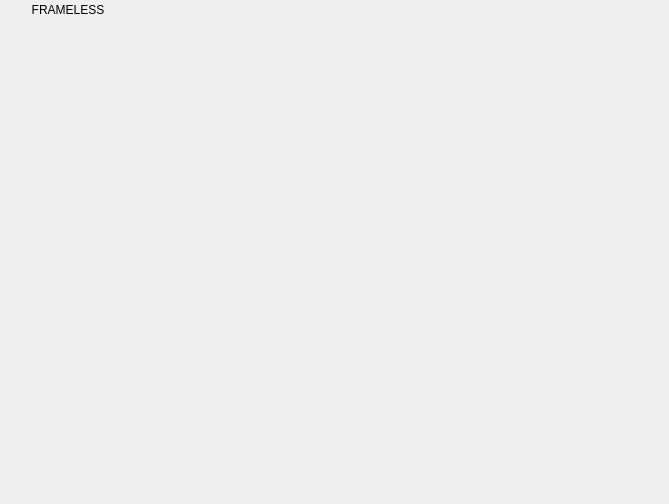
<?xml version="1.0" encoding="UTF-8"?>
<ui version="4.0">
 <class>WidgetFrameless</class>
 <widget class="QWidget" name="WidgetFrameless">
  <property name="geometry">
   <rect>
    <x>0</x>
    <y>0</y>
    <width>669</width>
    <height>504</height>
   </rect>
  </property>
  <property name="windowTitle">
   <string>Form</string>
  </property>
  <layout class="QVBoxLayout" name="vly_wf">
   <property name="spacing">
    <number>0</number>
   </property>
   <property name="leftMargin">
    <number>0</number>
   </property>
   <property name="topMargin">
    <number>0</number>
   </property>
   <property name="rightMargin">
    <number>0</number>
   </property>
   <property name="bottomMargin">
    <number>0</number>
   </property>
   <item>
    <widget class="QWidget" name="wg_container" native="true">
     <layout class="QVBoxLayout" name="vly_container">
      <property name="spacing">
       <number>0</number>
      </property>
      <property name="leftMargin">
       <number>2</number>
      </property>
      <property name="topMargin">
       <number>0</number>
      </property>
      <property name="rightMargin">
       <number>2</number>
      </property>
      <property name="bottomMargin">
       <number>2</number>
      </property>
      <item>
       <layout class="QVBoxLayout" name="vly_in_container">
        <property name="spacing">
         <number>0</number>
        </property>
        <item>
         <widget class="QFrame" name="fr_bar">
          <property name="minimumSize">
           <size>
            <width>0</width>
            <height>20</height>
           </size>
          </property>
          <property name="maximumSize">
           <size>
            <width>16777215</width>
            <height>20</height>
           </size>
          </property>
          <property name="frameShape">
           <enum>QFrame::Shape::NoFrame</enum>
          </property>
          <property name="frameShadow">
           <enum>QFrame::Shadow::Plain</enum>
          </property>
          <layout class="QHBoxLayout" name="hly_fr_bar">
           <property name="spacing">
            <number>0</number>
           </property>
           <property name="leftMargin">
            <number>0</number>
           </property>
           <property name="topMargin">
            <number>0</number>
           </property>
           <property name="rightMargin">
            <number>0</number>
           </property>
           <property name="bottomMargin">
            <number>0</number>
           </property>
           <item>
            <layout class="QHBoxLayout" name="hly_bar">
             <property name="spacing">
              <number>0</number>
             </property>
             <item>
              <widget class="QFrame" name="fr_no">
               <property name="sizePolicy">
                <sizepolicy hsizetype="Ignored" vsizetype="Preferred">
                 <horstretch>0</horstretch>
                 <verstretch>0</verstretch>
                </sizepolicy>
               </property>
               <property name="maximumSize">
                <size>
                 <width>6</width>
                 <height>16777215</height>
                </size>
               </property>
               <property name="frameShape">
                <enum>QFrame::Shape::NoFrame</enum>
               </property>
               <property name="frameShadow">
                <enum>QFrame::Shadow::Plain</enum>
               </property>
               <layout class="QHBoxLayout" name="hly_fr_no">
                <property name="spacing">
                 <number>0</number>
                </property>
                <property name="leftMargin">
                 <number>0</number>
                </property>
                <property name="topMargin">
                 <number>0</number>
                </property>
                <property name="rightMargin">
                 <number>0</number>
                </property>
                <property name="bottomMargin">
                 <number>0</number>
                </property>
                <item>
                 <layout class="QHBoxLayout" name="hly_no" stretch="">
                  <property name="spacing">
                   <number>0</number>
                  </property>
                 </layout>
                </item>
               </layout>
              </widget>
             </item>
             <item>
              <widget class="QPushButton" name="btn_logo">
               <property name="minimumSize">
                <size>
                 <width>20</width>
                 <height>20</height>
                </size>
               </property>
               <property name="maximumSize">
                <size>
                 <width>20</width>
                 <height>20</height>
                </size>
               </property>
               <property name="text">
                <string/>
               </property>
               <property name="icon">
                <iconset resource="icons/wf.qrc">
                 <normaloff>:/tw.png</normaloff>:/tw.png</iconset>
               </property>
               <property name="iconSize">
                <size>
                 <width>20</width>
                 <height>20</height>
                </size>
               </property>
               <property name="default">
                <bool>false</bool>
               </property>
               <property name="flat">
                <bool>true</bool>
               </property>
              </widget>
             </item>
             <item>
              <widget class="QPushButton" name="btn_title">
               <property name="minimumSize">
                <size>
                 <width>0</width>
                 <height>20</height>
                </size>
               </property>
               <property name="maximumSize">
                <size>
                 <width>80</width>
                 <height>20</height>
                </size>
               </property>
               <property name="text">
                <string>FRAMELESS</string>
               </property>
               <property name="iconSize">
                <size>
                 <width>24</width>
                 <height>24</height>
                </size>
               </property>
               <property name="flat">
                <bool>true</bool>
               </property>
              </widget>
             </item>
             <item>
              <widget class="QPushButton" name="btn_lock">
               <property name="minimumSize">
                <size>
                 <width>25</width>
                 <height>20</height>
                </size>
               </property>
               <property name="maximumSize">
                <size>
                 <width>25</width>
                 <height>20</height>
                </size>
               </property>
               <property name="text">
                <string/>
               </property>
               <property name="icon">
                <iconset resource="icons/wf.qrc">
                 <normaloff>:/w-on-top.svg</normaloff>:/w-on-top.svg</iconset>
               </property>
               <property name="iconSize">
                <size>
                 <width>16</width>
                 <height>16</height>
                </size>
               </property>
               <property name="checkable">
                <bool>true</bool>
               </property>
               <property name="flat">
                <bool>true</bool>
               </property>
              </widget>
             </item>
             <item>
              <widget class="QPushButton" name="btn_left">
               <property name="minimumSize">
                <size>
                 <width>30</width>
                 <height>20</height>
                </size>
               </property>
               <property name="maximumSize">
                <size>
                 <width>30</width>
                 <height>20</height>
                </size>
               </property>
               <property name="text">
                <string/>
               </property>
               <property name="iconSize">
                <size>
                 <width>24</width>
                 <height>24</height>
                </size>
               </property>
               <property name="flat">
                <bool>true</bool>
               </property>
              </widget>
             </item>
             <item>
              <widget class="QLabel" name="lb_info">
               <property name="maximumSize">
                <size>
                 <width>16777215</width>
                 <height>20</height>
                </size>
               </property>
               <property name="text">
                <string/>
               </property>
              </widget>
             </item>
             <item>
              <widget class="QLabel" name="lb_info_aux">
               <property name="sizePolicy">
                <sizepolicy hsizetype="Ignored" vsizetype="Preferred">
                 <horstretch>0</horstretch>
                 <verstretch>0</verstretch>
                </sizepolicy>
               </property>
               <property name="maximumSize">
                <size>
                 <width>16777215</width>
                 <height>20</height>
                </size>
               </property>
               <property name="text">
                <string/>
               </property>
              </widget>
             </item>
             <item>
              <widget class="QPushButton" name="btn_right">
               <property name="minimumSize">
                <size>
                 <width>30</width>
                 <height>20</height>
                </size>
               </property>
               <property name="maximumSize">
                <size>
                 <width>30</width>
                 <height>20</height>
                </size>
               </property>
               <property name="text">
                <string/>
               </property>
               <property name="iconSize">
                <size>
                 <width>24</width>
                 <height>24</height>
                </size>
               </property>
               <property name="flat">
                <bool>true</bool>
               </property>
              </widget>
             </item>
             <item>
              <widget class="QFrame" name="fr_btn_default">
               <property name="minimumSize">
                <size>
                 <width>80</width>
                 <height>0</height>
                </size>
               </property>
               <property name="maximumSize">
                <size>
                 <width>85</width>
                 <height>16777215</height>
                </size>
               </property>
               <property name="frameShape">
                <enum>QFrame::Shape::NoFrame</enum>
               </property>
               <property name="frameShadow">
                <enum>QFrame::Shadow::Plain</enum>
               </property>
               <property name="lineWidth">
                <number>0</number>
               </property>
               <layout class="QHBoxLayout" name="hly_btn_default">
                <property name="spacing">
                 <number>0</number>
                </property>
                <property name="leftMargin">
                 <number>0</number>
                </property>
                <property name="topMargin">
                 <number>0</number>
                </property>
                <property name="rightMargin">
                 <number>0</number>
                </property>
                <property name="bottomMargin">
                 <number>0</number>
                </property>
                <item>
                 <widget class="QPushButton" name="btn_minimize">
                  <property name="minimumSize">
                   <size>
                    <width>30</width>
                    <height>20</height>
                   </size>
                  </property>
                  <property name="maximumSize">
                   <size>
                    <width>30</width>
                    <height>20</height>
                   </size>
                  </property>
                  <property name="text">
                   <string/>
                  </property>
                  <property name="icon">
                   <iconset resource="icons/wf.qrc">
                    <normaloff>:/w-min.svg</normaloff>:/w-min.svg</iconset>
                  </property>
                  <property name="iconSize">
                   <size>
                    <width>18</width>
                    <height>18</height>
                   </size>
                  </property>
                  <property name="flat">
                   <bool>true</bool>
                  </property>
                 </widget>
                </item>
                <item>
                 <widget class="QPushButton" name="btn_maximize">
                  <property name="minimumSize">
                   <size>
                    <width>30</width>
                    <height>20</height>
                   </size>
                  </property>
                  <property name="maximumSize">
                   <size>
                    <width>30</width>
                    <height>20</height>
                   </size>
                  </property>
                  <property name="text">
                   <string/>
                  </property>
                  <property name="icon">
                   <iconset resource="icons/wf.qrc">
                    <normaloff>:/w-maximize.svg</normaloff>:/w-maximize.svg</iconset>
                  </property>
                  <property name="iconSize">
                   <size>
                    <width>16</width>
                    <height>16</height>
                   </size>
                  </property>
                  <property name="checkable">
                   <bool>true</bool>
                  </property>
                  <property name="flat">
                   <bool>true</bool>
                  </property>
                 </widget>
                </item>
                <item>
                 <widget class="QPushButton" name="btn_close">
                  <property name="minimumSize">
                   <size>
                    <width>25</width>
                    <height>20</height>
                   </size>
                  </property>
                  <property name="maximumSize">
                   <size>
                    <width>20</width>
                    <height>20</height>
                   </size>
                  </property>
                  <property name="text">
                   <string/>
                  </property>
                  <property name="icon">
                   <iconset resource="icons/wf.qrc">
                    <normaloff>:/w-close.svg</normaloff>:/w-close.svg</iconset>
                  </property>
                  <property name="iconSize">
                   <size>
                    <width>18</width>
                    <height>18</height>
                   </size>
                  </property>
                  <property name="flat">
                   <bool>true</bool>
                  </property>
                 </widget>
                </item>
               </layout>
              </widget>
             </item>
            </layout>
           </item>
          </layout>
         </widget>
        </item>
        <item>
         <widget class="QStackedWidget" name="sw">
          <widget class="QWidget" name="page_0">
           <layout class="QVBoxLayout" name="vly_page_0">
            <property name="spacing">
             <number>0</number>
            </property>
            <property name="leftMargin">
             <number>0</number>
            </property>
            <property name="topMargin">
             <number>0</number>
            </property>
            <property name="rightMargin">
             <number>0</number>
            </property>
            <property name="bottomMargin">
             <number>0</number>
            </property>
            <item>
             <layout class="QVBoxLayout" name="vly_body">
              <property name="spacing">
               <number>4</number>
              </property>
              <property name="leftMargin">
               <number>2</number>
              </property>
              <property name="topMargin">
               <number>2</number>
              </property>
              <property name="rightMargin">
               <number>2</number>
              </property>
              <property name="bottomMargin">
               <number>2</number>
              </property>
             </layout>
            </item>
           </layout>
          </widget>
          <widget class="QWidget" name="page_1">
           <layout class="QVBoxLayout" name="vly_page_1">
            <property name="spacing">
             <number>0</number>
            </property>
            <property name="leftMargin">
             <number>0</number>
            </property>
            <property name="topMargin">
             <number>0</number>
            </property>
            <property name="rightMargin">
             <number>0</number>
            </property>
            <property name="bottomMargin">
             <number>0</number>
            </property>
            <item>
             <layout class="QVBoxLayout" name="vly_body_aux"/>
            </item>
           </layout>
          </widget>
         </widget>
        </item>
        <item>
         <widget class="QFrame" name="fr_status_bar">
          <property name="minimumSize">
           <size>
            <width>0</width>
            <height>20</height>
           </size>
          </property>
          <property name="maximumSize">
           <size>
            <width>16777215</width>
            <height>20</height>
           </size>
          </property>
          <property name="frameShape">
           <enum>QFrame::Shape::NoFrame</enum>
          </property>
          <property name="frameShadow">
           <enum>QFrame::Shadow::Plain</enum>
          </property>
          <layout class="QVBoxLayout" name="verticalLayout_5">
           <property name="spacing">
            <number>0</number>
           </property>
           <property name="leftMargin">
            <number>0</number>
           </property>
           <property name="topMargin">
            <number>0</number>
           </property>
           <property name="rightMargin">
            <number>0</number>
           </property>
           <property name="bottomMargin">
            <number>0</number>
           </property>
           <item>
            <widget class="QWidget" name="wg_status_bar" native="true">
             <property name="maximumSize">
              <size>
               <width>16777215</width>
               <height>20</height>
              </size>
             </property>
             <layout class="QVBoxLayout" name="vly_wg_status_bar">
              <property name="leftMargin">
               <number>0</number>
              </property>
              <property name="topMargin">
               <number>0</number>
              </property>
              <property name="rightMargin">
               <number>0</number>
              </property>
              <property name="bottomMargin">
               <number>0</number>
              </property>
              <item>
               <layout class="QHBoxLayout" name="hly_status_bar">
                <item>
                 <widget class="QFrame" name="fr_statusbar_left">
                  <property name="maximumSize">
                   <size>
                    <width>16777215</width>
                    <height>20</height>
                   </size>
                  </property>
                  <property name="frameShape">
                   <enum>QFrame::Shape::NoFrame</enum>
                  </property>
                  <property name="frameShadow">
                   <enum>QFrame::Shadow::Plain</enum>
                  </property>
                  <layout class="QVBoxLayout" name="verticalLayout">
                   <property name="spacing">
                    <number>0</number>
                   </property>
                   <property name="leftMargin">
                    <number>0</number>
                   </property>
                   <property name="topMargin">
                    <number>0</number>
                   </property>
                   <property name="rightMargin">
                    <number>0</number>
                   </property>
                   <property name="bottomMargin">
                    <number>0</number>
                   </property>
                   <item>
                    <layout class="QHBoxLayout" name="hly_sb_left"/>
                   </item>
                  </layout>
                 </widget>
                </item>
                <item>
                 <widget class="QLabel" name="lb_statusbar_left">
                  <property name="maximumSize">
                   <size>
                    <width>16777215</width>
                    <height>20</height>
                   </size>
                  </property>
                  <property name="text">
                   <string/>
                  </property>
                 </widget>
                </item>
                <item>
                 <spacer name="horizontalSpacer_sb0">
                  <property name="orientation">
                   <enum>Qt::Orientation::Horizontal</enum>
                  </property>
                  <property name="sizeHint" stdset="0">
                   <size>
                    <width>40</width>
                    <height>20</height>
                   </size>
                  </property>
                 </spacer>
                </item>
                <item>
                 <widget class="QFrame" name="fr_statusbar_mid">
                  <property name="maximumSize">
                   <size>
                    <width>16777215</width>
                    <height>20</height>
                   </size>
                  </property>
                  <property name="frameShape">
                   <enum>QFrame::Shape::NoFrame</enum>
                  </property>
                  <property name="frameShadow">
                   <enum>QFrame::Shadow::Plain</enum>
                  </property>
                  <layout class="QVBoxLayout" name="verticalLayout_2">
                   <property name="spacing">
                    <number>0</number>
                   </property>
                   <property name="leftMargin">
                    <number>0</number>
                   </property>
                   <property name="topMargin">
                    <number>0</number>
                   </property>
                   <property name="rightMargin">
                    <number>0</number>
                   </property>
                   <property name="bottomMargin">
                    <number>0</number>
                   </property>
                   <item>
                    <layout class="QHBoxLayout" name="hly_sb_mid"/>
                   </item>
                  </layout>
                 </widget>
                </item>
                <item>
                 <spacer name="horizontalSpacer_sb1">
                  <property name="orientation">
                   <enum>Qt::Orientation::Horizontal</enum>
                  </property>
                  <property name="sizeHint" stdset="0">
                   <size>
                    <width>40</width>
                    <height>20</height>
                   </size>
                  </property>
                 </spacer>
                </item>
                <item>
                 <widget class="QLabel" name="lb_statusbar_right">
                  <property name="maximumSize">
                   <size>
                    <width>16777215</width>
                    <height>20</height>
                   </size>
                  </property>
                  <property name="text">
                   <string/>
                  </property>
                  <property name="alignment">
                   <set>Qt::AlignmentFlag::AlignRight|Qt::AlignmentFlag::AlignTrailing|Qt::AlignmentFlag::AlignVCenter</set>
                  </property>
                 </widget>
                </item>
                <item>
                 <widget class="QFrame" name="fr_statusbar_grip">
                  <property name="maximumSize">
                   <size>
                    <width>16777215</width>
                    <height>20</height>
                   </size>
                  </property>
                  <property name="frameShape">
                   <enum>QFrame::Shape::NoFrame</enum>
                  </property>
                  <property name="frameShadow">
                   <enum>QFrame::Shadow::Plain</enum>
                  </property>
                  <layout class="QVBoxLayout" name="verticalLayout_3">
                   <property name="spacing">
                    <number>0</number>
                   </property>
                   <property name="leftMargin">
                    <number>0</number>
                   </property>
                   <property name="topMargin">
                    <number>0</number>
                   </property>
                   <property name="rightMargin">
                    <number>0</number>
                   </property>
                   <property name="bottomMargin">
                    <number>0</number>
                   </property>
                   <item>
                    <layout class="QHBoxLayout" name="hly_sb_grip">
                     <property name="spacing">
                      <number>0</number>
                     </property>
                    </layout>
                   </item>
                  </layout>
                 </widget>
                </item>
                <item>
                 <widget class="QFrame" name="fr_statusbar_right">
                  <property name="maximumSize">
                   <size>
                    <width>16777215</width>
                    <height>20</height>
                   </size>
                  </property>
                  <property name="frameShape">
                   <enum>QFrame::Shape::NoFrame</enum>
                  </property>
                  <property name="frameShadow">
                   <enum>QFrame::Shadow::Plain</enum>
                  </property>
                  <layout class="QVBoxLayout" name="verticalLayout_4">
                   <property name="spacing">
                    <number>0</number>
                   </property>
                   <property name="leftMargin">
                    <number>0</number>
                   </property>
                   <property name="topMargin">
                    <number>0</number>
                   </property>
                   <property name="rightMargin">
                    <number>0</number>
                   </property>
                   <property name="bottomMargin">
                    <number>0</number>
                   </property>
                   <item>
                    <layout class="QHBoxLayout" name="hly_sb_right"/>
                   </item>
                  </layout>
                 </widget>
                </item>
               </layout>
              </item>
             </layout>
            </widget>
           </item>
          </layout>
         </widget>
        </item>
       </layout>
      </item>
     </layout>
    </widget>
   </item>
  </layout>
 </widget>
 <resources>
  <include location="icons/wf.qrc"/>
 </resources>
 <connections/>
</ui>
